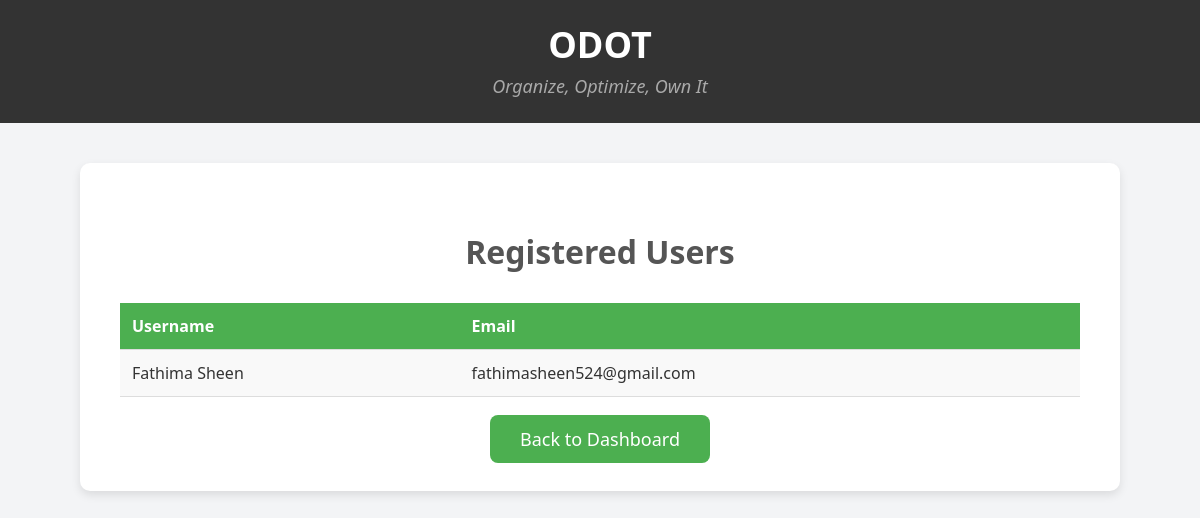
/view-users, run on an earlier commit of the app's database.
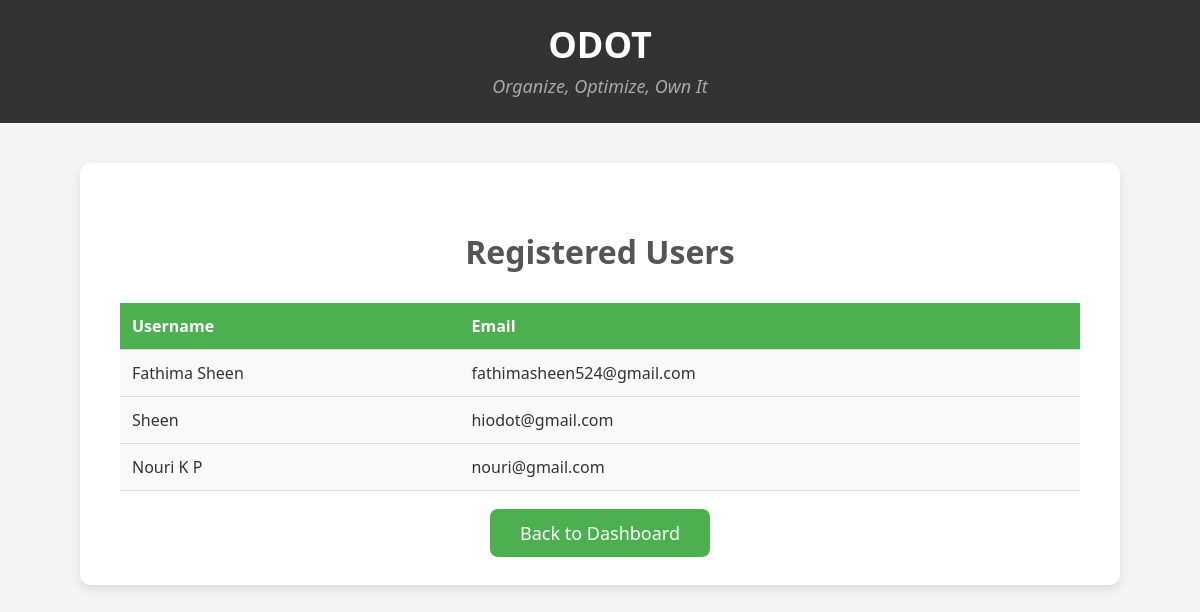
And on a later commit of the database.
### tables this page shows
CREATE TABLE users (
        id INTEGER PRIMARY KEY AUTOINCREMENT,
        username TEXT NOT NULL,
        email TEXT UNIQUE NOT NULL,
        password TEXT NOT NULL
    );

### app.py (the view)
@app.route('/view-users')
def view_users():
    try:
        with sqlite3.connect('database.db') as connection:
            cursor = connection.cursor()
            cursor.execute('SELECT username, email FROM users')
            users = cursor.fetchall()
        return render_template('view_users.html', users=users)
    except Exception as e:
        flash(f"An error occurred: {str(e)}", 'error')
        return redirect('/admindashboard')

### templates/view_users.html (shortened to what this page needs)
<!DOCTYPE html>
<html lang="en">
<head>
</head>
<body>
    <div class="navbar">
        <h1>ODOT</h1>
        <p>Organize, Optimize, Own It</p>
    </div>
    <div class="container">
        <h2>Registered Users</h2>
        <table>
            <tr>
                <th>Username</th>
                <th>Email</th>
            </tr>
            {% for user in users %}
            <tr>
                <td>{{ user[0] }}</td>
                <td>{{ user[1] }}</td>
            </tr>
            {% endfor %}
        </table>
        <div class="links">
            <a href="/admindashboard">Back to Dashboard</a>
        </div>
    </div>
</body>
</html>

### templates/view_users.html (style rules this page uses)
body { font-family: 'Segoe UI', Tahoma, Geneva, Verdana, sans-serif; margin: 0; padding: 0; background-color: #f3f4f6; color: #333; }
.navbar { background-color: #333; color: white; padding: 20px; text-align: center; }
.navbar h1 { margin: 0; font-size: 36px; font-weight: bold; }
.navbar p { margin: 5px; font-size: 18px; font-style: italic; color: #a9a9a9; }
.container { width: 80%; margin: 40px auto; background-color: #fff; padding: 40px; box-shadow: 0 4px 10px rgba(0, 0, 0, 0.1); border-radius: 10px; overflow: hidden; }
.container h2 { text-align: center; font-size: 32px; margin-bottom: 30px; color: #555; }
table { width: 100%; border-collapse: collapse; margin-top: 20px; }
th, td { padding: 12px; text-align: left; border-bottom: 1px solid #ddd; }
th { background-color: #4CAF50; color: white; }
td { background-color: #f9f9f9; }
.links { text-align: center; margin-top: 30px; }
a { font-size: 18px; text-decoration: none; padding: 12px 30px; background-color: #4CAF50; color: white; border-radius: 8px; transition: background-color 0.3s, transform 0.2s; }

What changed in the data, as far as the page shows it:
added users: username "Sheen", email "hiodot@gmail.com"
added users: username "Nouri K P", email "nouri@gmail.com"
